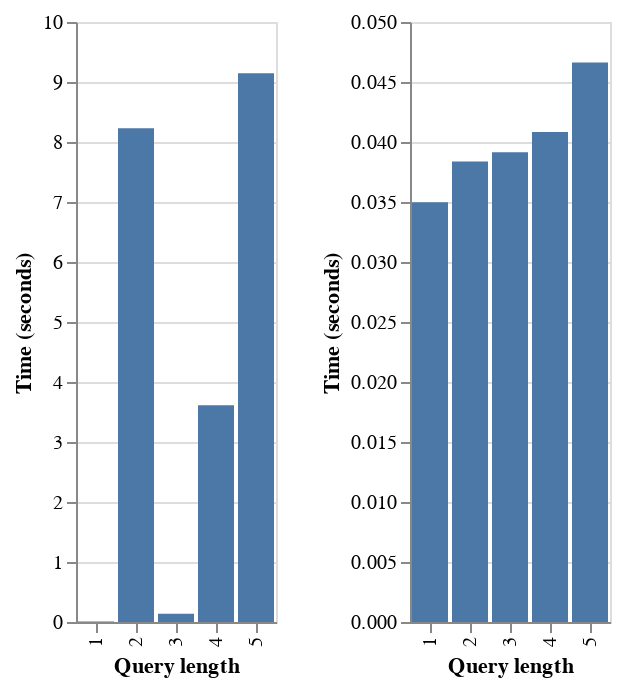

Source (notebook cell):
### Code cell
import altair as alt
import pandas as pd

def plot_comparison(inverted_file_implementation: dict, ElasticSearch_implementation: dict) -> alt.Chart:

  for length, times in inverted_file_implementation.items():
    inverted_file_implementation[length] = sum(times)/len(times)
    
  for length, times in ElasticSearch_implementation.items():
    ElasticSearch_implementation[length] = sum(times)/len(times)
    
  df_own = pd.DataFrame(inverted_file_implementation.items(), columns=['Query length', 'Time'])
  df_Elastic = pd.DataFrame(ElasticSearch_implementation.items(), columns=['Query length', 'Time'])
  
  
  c1 = alt.Chart(df_own).mark_bar().encode(
    x = alt.X('Query length:O', axis=alt.Axis(title='Query length')),
    y = alt.Y('Time:Q', axis=alt.Axis(title='Time (seconds)')),
  )
  
  #title='Execution time of inverted file implementation for different query lengths'
  
  c2 = alt.Chart(df_Elastic).mark_bar().encode(
    x = alt.X('Query length:O', axis=alt.Axis(title='Query length')),
    y = alt.Y('Time:Q', axis=alt.Axis(title='Time (seconds)')),
  )
  
  #title='Execution time of ElasticSearch implementation for different query lengths'
  
  return c1, c2

# make a copy of the dictionaries
inverted_file_implementation = exec_own.copy()
ElasticSearch_implementation = exec_Elastic.copy()

c1, c2 = plot_comparison(inverted_file_implementation, ElasticSearch_implementation)

c1 | c2

### Figure 1 — Vega-Lite specification as saved in the notebook (floating-point values rounded to 4 significant figures)
{"config": {"view": {"continuousWidth": 300, "continuousHeight": 300}}, "hconcat": [{"data": {"name": "data-485c4eec25298164b1e0350d8ce6fd27"}, "mark": {"type": "bar"}, "encoding": {"x": {"axis": {"title": "Query length"}, "field": "Query length", "type": "ordinal"}, "y": {"axis": {"title": "Time (seconds)"}, "field": "Time", "type": "quantitative"}}}, {"data": {"name": "data-742467d6616601bbc34486479bde9679"}, "mark": {"type": "bar"}, "encoding": {"x": {"axis": {"title": "Query length"}, "field": "Query length", "type": "ordinal"}, "y": {"axis": {"title": "Time (seconds)"}, "field": "Time", "type": "quantitative"}}}], "$schema": "https://vega.github.io/schema/vega-lite/v5.8.0.json", "datasets": {"data-485c4eec25298164b1e0350d8ce6fd27": [{"Query length": 1, "Time": 0.00715}, {"Query length": 2, "Time": 8.23}, {"Query length": 3, "Time": 0.1377}, {"Query length": 4, "Time": 3.614}, {"Query length": 5, "Time": 9.147}], "data-742467d6616601bbc34486479bde9679": [{"Query length": 1, "Time": 0.03499}, {"Query length": 2, "Time": 0.03839}, {"Query length": 3, "Time": 0.03916}, {"Query length": 4, "Time": 0.04083}, {"Query length": 5, "Time": 0.04663}]}}
